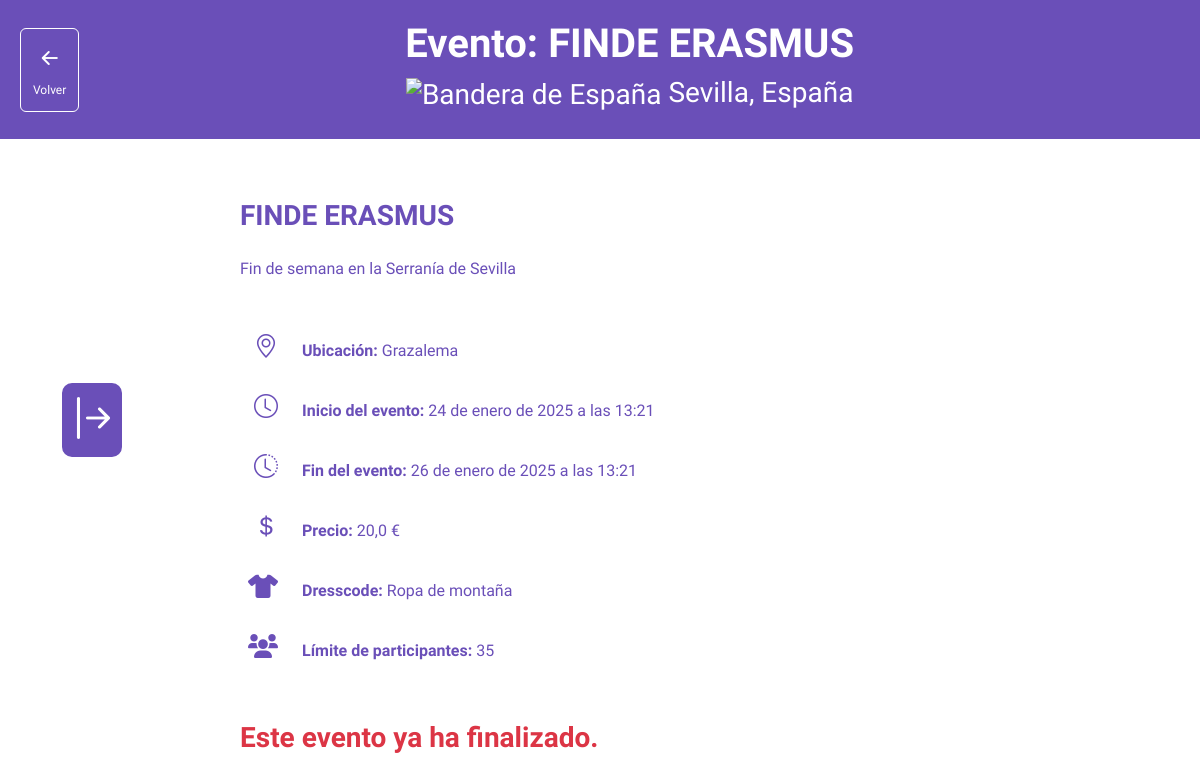
/events/detail/6/ (signed in), run on the app's committed database.
### main/events/models.py (models this page shows, shortened)
class Event(models.Model):
    city = models.CharField(max_length=100)
    title = models.CharField(max_length=255)
    description = models.TextField(blank=True)
    location = models.CharField(max_length=255)
    start = models.DateTimeField()
    end = models.DateTimeField()
    price = models.FloatField()
    dresscode = models.CharField(max_length=100, blank=True)
    associated_chat = models.ForeignKey('community.GroupChat', on_delete=models.SET_NULL, null=True, blank=True, related_name='events')
    tickets_link = models.URLField(blank=True, null=True)
    max_people = models.PositiveIntegerField(null=True, blank=True)
    creator = models.ForeignKey(settings.AUTH_USER_MODEL, on_delete=models.CASCADE, related_name='created_events')

### main/events/views.py (the view)
# urls.py: path('detail/<int:event_id>/', views.event_detail, name='event_detail'),
@login_required
def event_detail(request, event_id):
    complete_profile_alerts = alertas_completar_perfil(request)
    pending_requests_count = FollowRequest.objects.filter(receiver=request.user, status='pending').count()
    pending_chat_requests_count = ChatRequest.objects.filter(receiver=request.user, status='pending').count()
    private_chats = Chat.objects.filter(Q(user1=request.user) | Q(user2=request.user)).annotate(
        unread_count=Count('messages', filter=Q(messages__is_read=False) & ~Q(messages__sender=request.user))
    )
    all_groups_chats = GroupChat.objects.filter(members__user=request.user).exclude(name=request.user.city).annotate(
        unread_count=Count('group_messages', filter=Q(group_messages__is_read=False) & ~Q(group_messages__sender=request.user))
    )
    total_unread_count = sum(chat.unread_count for chat in private_chats) + sum(chat.unread_count for chat in all_groups_chats)
    error_messages = []
    finished_event = False
    try:
        event = Event.objects.get(id=event_id)
    except Event.DoesNotExist:
        error_messages.append("El evento no existe.")
        return redirect('events:event_calendar', selected_city=request.user.selected_city)
    if event.end < make_aware(datetime.now()):
        finished_event = True
    city_info = city_data.get(event.city, {})
    country = city_info.get('country', 'Desconocido')
    flag_image = city_info.get('flag', '')
    money = ""
    if event.city == "Sofia":
        money = "лв"  # Bulgaria
    elif event.city == "Praga":
        money = "Kč"  # República Checa
    elif event.city == "Copenhague":
        money = "kr"  # Dinamarca
    elif event.city == "Budapest":
        money = "Ft"  # Hungría
    elif event.city == "Varsovia":
        money = "zł"  # Polonia
    elif event.city == "Buenos Aires":
        money = "$"  # Peso argentino
    elif event.city == "Canberra":
        money = "$"  # Dólar australiano
    elif event.city == "Brasilia":
        money = "R$"  # Real brasileño
    elif event.city == "Ottawa":
        money = "$"  # Dólar canadiense
    elif event.city == "Santiago":
        money = "$"  # Peso chileno
    elif event.city == "Pekín":
        money = "¥"  # Yuan renminbi chino
    elif event.city == "Washington D.C.":
        money = "$"  # Dólar estadounidense
    elif event.city == "Nueva Delhi":
        money = "₹"  # Rupia india
    elif event.city == "Tokio":
        money = "¥"  # Yen japonés
    elif event.city == "Montevideo":
        money = "$"  # Peso uruguayo
    else:
        money = "€"  # Países de la zona euro
    return render(request, 'events/event_detail.html', {
        'event': event,
        'selected_city': event.city,
        'country': country,
        'flag_image': flag_image,
        'error_messages': error_messages,
        'money': money,
        'finished_event': finished_event,
        'complete_profile_alerts': complete_profile_alerts,
        'pending_requests_count': pending_requests_count,
        'pending_chat_requests_count': pending_chat_requests_count,
        'total_unread_count': total_unread_count,})

### main/views.py (called while the page is built)
def alertas_completar_perfil(request):
    complete_profile_alerts = 0
    if request.user.birthday is None:
        complete_profile_alerts += 1
    if request.user.city == "":
        complete_profile_alerts += 1
    if request.user.description == "":
        complete_profile_alerts += 1
    if request.user.profile_picture == "":
        complete_profile_alerts += 1
    if len(request.user.aficiones.all()) == 0:
        complete_profile_alerts += 1
    return complete_profile_alerts

### main/templates/events/event_detail.html (shortened to what this page needs)
{% extends 'sidebar.html' %}
{% block content %}
{% load static %}
{% load widget_tweaks %}
<head>
    <link rel="stylesheet" href="https://maxcdn.bootstrapcdn.com/bootstrap/4.5.2/css/bootstrap.min.css">
    <link href="https://cdn.jsdelivr.net/npm/bootstrap-icons@1.7.2/font/bootstrap-icons.css" rel="stylesheet">
    <link href="https://cdn.jsdelivr.net/npm/bootstrap@5.3.0/dist/css/bootstrap.min.css" rel="stylesheet">
</head>
<body>
    <div class="container profile-container">
        <div class="profile-top d-flex justify-content-between align-items-center">
            <div>
                <button onclick="goBack()" class="btn btn-secondary bi-arrow-left-short" style="background-color: transparent; border-color: white; font-size: 2em;">
                    <h3 style="font-size:12px;">Volver</h3>
                </button>
            </div>
            <div class="text-center mx-auto">
                <h1><strong>Evento: {{ event.title }}</strong></h1>
                {% if request.user.city %}
                    <h3>
                    {% if flag_image %}
                        <img src="{% static 'images/'|add:flag_image %}" alt="Bandera de {{ country }}" width="50">
                    {% endif %}
                    {{ selected_city }}, {{ country }}
                    </h3>
                {% endif %}
            </div>
        </div>
        <div class="responsive-margin">
            <div class="form-group mb-3 row align-items-center">
                <div class="col-sm-10">
                <h3><strong>{{ event.title }}</strong></h3>
                </div>
            </div>
            <div class="form-group mb-5 row align-items-center">
                <div class="col-sm-10">
                {{ event.description }}
                </div>
            </div>
            <div class="form-group mb-3 row align-items-center">
                <label class="col-sm-1 text-end" style="color: #6a4fb8; font-size: 1.5em;">
                    <i class="bi bi-geo-alt"></i>
                </label>
                <div class="col-sm-11">
                    <strong>Ubicación:</strong> {{ event.location }}
                </div>
            </div>
            <div class="form-group mb-3 row align-items-center">
                <label class="col-sm-1 text-end" style="color: #6a4fb8; font-size: 1.5em;" title="Fecha y hora de inicio del evento">
                    <i class="bi bi-clock"></i>
                </label>
                <div class="col-sm-11">
                    <strong>Inicio del evento:</strong> {{ event.start }}
                </div>
            </div>
            <div class="form-group mb-3 row align-items-center">
                <label class="col-sm-1 text-end" style="color: #6a4fb8; font-size: 1.5em;" title="Fecha y hora de finalización del evento">
                    <i class="bi bi-clock-history"></i>
                </label>
                <div class="col-sm-11">
                    <strong>Fin del evento:</strong> {{ event.end }}
                </div>
            </div>
            <div class="form-group mb-3 row align-items-center">
                <label class="col-sm-1 text-end" style="color: #6a4fb8; font-size: 1.5em;">
                    <i class="bi bi-currency-dollar"></i>
                </label>
                <div class="col-sm-11">
                    <strong>Precio:</strong> {{ event.price }} {{ money }}
                </div>
            </div>
            {% if event.dresscode %}
                <div class="form-group mb-3 row align-items-center">
                    <label class="col-sm-1 text-end" style="color: #6a4fb8; font-size: 1.5em;">
                        <i class="fa-solid fa-shirt"></i>
                    </label>
                    <div class="col-sm-11">
                        <strong>Dresscode:</strong> {{ event.dresscode }}
                    </div>
                </div>
            {% endif %}
            {% if event.max_people %}
                <div class="form-group mb-3 row align-items-center">
                    <label class="col-sm-1 text-end" style="color: #6a4fb8; font-size: 1.5em;">
                        <i class="fa-solid fa-users"></i>
                    </label>
                    <div class="col-sm-11">
                        <strong>Límite de participantes:</strong> {{ event.max_people }}
                    </div>
                </div>
            {% endif %}
            <div class="form-group mt-5 row align-items-center">
                {% if finished_event %}
                    <h3 class="text-danger"><strong>Este evento ya ha finalizado.</strong></h3>
                {% elif request.user in event.associated_chat.chat_members.all %}
                    <h3 class="text-success"><strong>Ya estás inscrito en este evento.</strong></h3>
                {% elif event.max_people and event.associated_chat.members.count >= event.max_people %}
                    <h3 class="text-danger"><strong>El evento está lleno.</strong></h3>
                {% else %}
                    <form method="post" action="{% url 'events:join_event' event.id %}">
                        {% csrf_token %}
                        <button type="submit" class="btn btn-primary">Unirse al evento</button>
                    </form>
                {% endif %}
            </div>
        </div>
    </div>
</body>
{% endblock %}

### main/templates/events/event_detail.html (style rules this page uses)
body { font-family: 'Work Sans', sans-serif; color: #6a4fb8; overflow-x:hidden; }
.profile-container { display: flex; flex-direction: column; max-width: 100%; padding: 0; }
.profile-top { background-color: #6a4fb8; color: white; padding: 20px; }
@media (min-width: 768px) { .responsive-margin { margin-top: 5%; margin-left: 20%; margin-right: 20%; margin-bottom: 5%; } }

### data on the page
Event: title "FINDE ERASMUS", city "Sevilla", description "Fin de semana en la Serranía de Sevilla", location "Grazalema", start "24 de enero de 2025 a las 13:21", end "26 de enero de 2025 a las 13:21", price "20,0", dresscode "Ropa de montaña", max_people "35"

### other printed values
{{ country }} "España"
{{ money }} "€"
